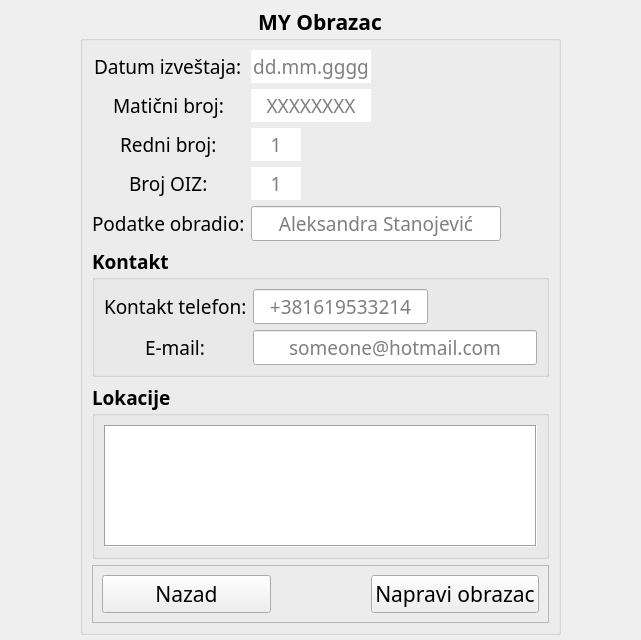
<?xml version="1.0" encoding="UTF-8"?>
<ui version="4.0">
 <class>MyForm</class>
 <widget class="QWidget" name="MyForm">
  <property name="geometry">
   <rect>
    <x>0</x>
    <y>0</y>
    <width>641</width>
    <height>640</height>
   </rect>
  </property>
  <property name="windowTitle">
   <string>MY Obrazac</string>
  </property>
  <layout class="QHBoxLayout" name="horizontalLayout">
   <property name="leftMargin">
    <number>80</number>
   </property>
   <property name="topMargin">
    <number>5</number>
   </property>
   <property name="rightMargin">
    <number>80</number>
   </property>
   <property name="bottomMargin">
    <number>5</number>
   </property>
   <item>
    <widget class="QGroupBox" name="MyBox">
     <property name="font">
      <font>
       <family>Calibri Light</family>
       <pointsize>16</pointsize>
       <weight>75</weight>
       <bold>true</bold>
      </font>
     </property>
     <property name="title">
      <string>MY Obrazac</string>
     </property>
     <property name="alignment">
      <set>Qt::AlignCenter</set>
     </property>
     <layout class="QFormLayout" name="formLayout">
      <property name="labelAlignment">
       <set>Qt::AlignCenter</set>
      </property>
      <property name="formAlignment">
       <set>Qt::AlignLeading|Qt::AlignLeft|Qt::AlignTop</set>
      </property>
      <item row="0" column="0">
       <widget class="QLabel" name="label">
        <property name="font">
         <font>
          <family>Calibri Light</family>
          <pointsize>14</pointsize>
          <weight>50</weight>
          <bold>false</bold>
         </font>
        </property>
        <property name="text">
         <string>Datum izveštaja:</string>
        </property>
       </widget>
      </item>
      <item row="0" column="1">
       <widget class="QLineEdit" name="datumTxt">
        <property name="maximumSize">
         <size>
          <width>120</width>
          <height>16777215</height>
         </size>
        </property>
        <property name="font">
         <font>
          <family>Calibri Light</family>
          <pointsize>14</pointsize>
          <weight>50</weight>
          <bold>false</bold>
         </font>
        </property>
        <property name="frame">
         <bool>false</bool>
        </property>
        <property name="alignment">
         <set>Qt::AlignCenter</set>
        </property>
        <property name="readOnly">
         <bool>true</bool>
        </property>
        <property name="placeholderText">
         <string>dd.mm.gggg</string>
        </property>
       </widget>
      </item>
      <item row="1" column="0">
       <widget class="QLabel" name="label_3">
        <property name="font">
         <font>
          <family>Calibri Light</family>
          <pointsize>14</pointsize>
          <weight>50</weight>
          <bold>false</bold>
         </font>
        </property>
        <property name="text">
         <string>Matični broj:</string>
        </property>
       </widget>
      </item>
      <item row="1" column="1">
       <widget class="QLineEdit" name="matBrTxt">
        <property name="enabled">
         <bool>true</bool>
        </property>
        <property name="maximumSize">
         <size>
          <width>120</width>
          <height>16777215</height>
         </size>
        </property>
        <property name="font">
         <font>
          <family>Calibri Light</family>
          <pointsize>14</pointsize>
          <weight>50</weight>
          <bold>false</bold>
         </font>
        </property>
        <property name="frame">
         <bool>false</bool>
        </property>
        <property name="alignment">
         <set>Qt::AlignCenter</set>
        </property>
        <property name="readOnly">
         <bool>true</bool>
        </property>
        <property name="placeholderText">
         <string>XXXXXXXX</string>
        </property>
       </widget>
      </item>
      <item row="2" column="0">
       <widget class="QLabel" name="label_2">
        <property name="font">
         <font>
          <family>Calibri Light</family>
          <pointsize>14</pointsize>
          <weight>50</weight>
          <bold>false</bold>
         </font>
        </property>
        <property name="text">
         <string>Redni broj:</string>
        </property>
       </widget>
      </item>
      <item row="2" column="1">
       <widget class="QLineEdit" name="rbrTxt">
        <property name="maximumSize">
         <size>
          <width>50</width>
          <height>16777215</height>
         </size>
        </property>
        <property name="font">
         <font>
          <family>Calibri Light</family>
          <pointsize>14</pointsize>
          <weight>50</weight>
          <bold>false</bold>
         </font>
        </property>
        <property name="frame">
         <bool>false</bool>
        </property>
        <property name="alignment">
         <set>Qt::AlignCenter</set>
        </property>
        <property name="readOnly">
         <bool>true</bool>
        </property>
        <property name="placeholderText">
         <string>1</string>
        </property>
       </widget>
      </item>
      <item row="3" column="0">
       <widget class="QLabel" name="label_4">
        <property name="font">
         <font>
          <family>Calibri Light</family>
          <pointsize>14</pointsize>
          <weight>50</weight>
          <bold>false</bold>
         </font>
        </property>
        <property name="text">
         <string>Broj OIZ:</string>
        </property>
       </widget>
      </item>
      <item row="3" column="1">
       <widget class="QLineEdit" name="brOizTxt">
        <property name="maximumSize">
         <size>
          <width>50</width>
          <height>16777215</height>
         </size>
        </property>
        <property name="font">
         <font>
          <family>Calibri Light</family>
          <pointsize>14</pointsize>
          <weight>50</weight>
          <bold>false</bold>
         </font>
        </property>
        <property name="frame">
         <bool>false</bool>
        </property>
        <property name="alignment">
         <set>Qt::AlignCenter</set>
        </property>
        <property name="readOnly">
         <bool>true</bool>
        </property>
        <property name="placeholderText">
         <string>1</string>
        </property>
       </widget>
      </item>
      <item row="4" column="0">
       <widget class="QLabel" name="label_5">
        <property name="font">
         <font>
          <family>Calibri Light</family>
          <pointsize>14</pointsize>
          <weight>50</weight>
          <bold>false</bold>
         </font>
        </property>
        <property name="text">
         <string>Podatke obradio:</string>
        </property>
       </widget>
      </item>
      <item row="4" column="1">
       <widget class="QLineEdit" name="podObradioTxt">
        <property name="maximumSize">
         <size>
          <width>250</width>
          <height>16777215</height>
         </size>
        </property>
        <property name="font">
         <font>
          <family>Calibri Light</family>
          <pointsize>14</pointsize>
          <weight>50</weight>
          <bold>false</bold>
         </font>
        </property>
        <property name="alignment">
         <set>Qt::AlignCenter</set>
        </property>
        <property name="placeholderText">
         <string>Aleksandra Stanojević</string>
        </property>
       </widget>
      </item>
      <item row="5" column="0" colspan="2">
       <widget class="QGroupBox" name="kontaktBox">
        <property name="sizePolicy">
         <sizepolicy hsizetype="Preferred" vsizetype="Maximum">
          <horstretch>0</horstretch>
          <verstretch>0</verstretch>
         </sizepolicy>
        </property>
        <property name="font">
         <font>
          <pointsize>14</pointsize>
          <weight>75</weight>
          <bold>true</bold>
         </font>
        </property>
        <property name="title">
         <string>Kontakt</string>
        </property>
        <layout class="QFormLayout" name="formLayout_2">
         <property name="labelAlignment">
          <set>Qt::AlignCenter</set>
         </property>
         <property name="formAlignment">
          <set>Qt::AlignLeading|Qt::AlignLeft|Qt::AlignVCenter</set>
         </property>
         <item row="0" column="0">
          <widget class="QLabel" name="label_6">
           <property name="font">
            <font>
             <pointsize>14</pointsize>
             <weight>50</weight>
             <bold>false</bold>
            </font>
           </property>
           <property name="text">
            <string>Kontakt telefon:</string>
           </property>
          </widget>
         </item>
         <item row="1" column="0">
          <widget class="QLabel" name="label_7">
           <property name="font">
            <font>
             <pointsize>14</pointsize>
             <weight>50</weight>
             <bold>false</bold>
            </font>
           </property>
           <property name="text">
            <string>E-mail:</string>
           </property>
          </widget>
         </item>
         <item row="0" column="1">
          <widget class="QLineEdit" name="kontaktTelTxt">
           <property name="maximumSize">
            <size>
             <width>175</width>
             <height>16777215</height>
            </size>
           </property>
           <property name="font">
            <font>
             <pointsize>14</pointsize>
             <weight>50</weight>
             <bold>false</bold>
            </font>
           </property>
           <property name="alignment">
            <set>Qt::AlignCenter</set>
           </property>
           <property name="placeholderText">
            <string>+381619533214</string>
           </property>
          </widget>
         </item>
         <item row="1" column="1">
          <widget class="QLineEdit" name="mailTxt">
           <property name="maximumSize">
            <size>
             <width>300</width>
             <height>16777215</height>
            </size>
           </property>
           <property name="font">
            <font>
             <pointsize>14</pointsize>
             <weight>50</weight>
             <bold>false</bold>
            </font>
           </property>
           <property name="alignment">
            <set>Qt::AlignCenter</set>
           </property>
           <property name="placeholderText">
            <string>someone@hotmail.com</string>
           </property>
          </widget>
         </item>
        </layout>
       </widget>
      </item>
      <item row="6" column="0" colspan="2">
       <widget class="QGroupBox" name="lokacijeBox">
        <property name="font">
         <font>
          <pointsize>14</pointsize>
          <weight>75</weight>
          <bold>true</bold>
         </font>
        </property>
        <property name="title">
         <string>Lokacije</string>
        </property>
        <layout class="QVBoxLayout" name="verticalLayout">
         <item>
          <widget class="QTableWidget" name="tableWidget">
           <property name="font">
            <font>
             <family>Calibri Light</family>
             <pointsize>12</pointsize>
            </font>
           </property>
           <property name="frameShape">
            <enum>QFrame::Box</enum>
           </property>
           <property name="frameShadow">
            <enum>QFrame::Sunken</enum>
           </property>
           <property name="selectionMode">
            <enum>QAbstractItemView::NoSelection</enum>
           </property>
           <property name="showGrid">
            <bool>false</bool>
           </property>
          </widget>
         </item>
        </layout>
       </widget>
      </item>
      <item row="7" column="0" colspan="2">
       <widget class="QFrame" name="frame">
        <property name="sizePolicy">
         <sizepolicy hsizetype="Preferred" vsizetype="Preferred">
          <horstretch>0</horstretch>
          <verstretch>0</verstretch>
         </sizepolicy>
        </property>
        <property name="frameShape">
         <enum>QFrame::StyledPanel</enum>
        </property>
        <property name="frameShadow">
         <enum>QFrame::Raised</enum>
        </property>
        <layout class="QHBoxLayout" name="horizontalLayout_2">
         <property name="spacing">
          <number>100</number>
         </property>
         <item>
          <widget class="QPushButton" name="nazadBtn">
           <property name="font">
            <font>
             <weight>50</weight>
             <bold>false</bold>
            </font>
           </property>
           <property name="text">
            <string>Nazad</string>
           </property>
          </widget>
         </item>
         <item>
          <widget class="QPushButton" name="napraviBtn">
           <property name="font">
            <font>
             <weight>50</weight>
             <bold>false</bold>
            </font>
           </property>
           <property name="text">
            <string>Napravi obrazac</string>
           </property>
          </widget>
         </item>
        </layout>
       </widget>
      </item>
     </layout>
    </widget>
   </item>
  </layout>
 </widget>
 <resources/>
 <connections/>
</ui>
